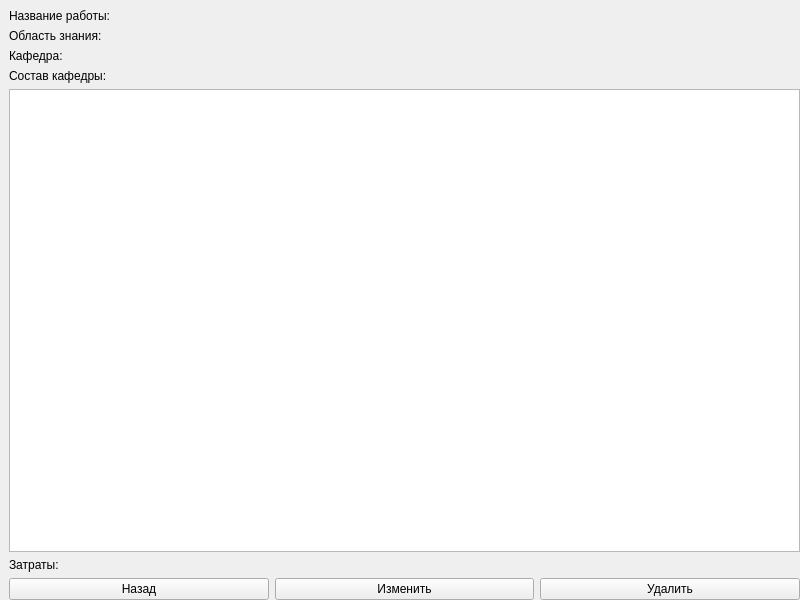
<?xml version="1.0" encoding="UTF-8"?>
<ui version="4.0">
 <class>moreWindow</class>
 <widget class="QMainWindow" name="moreWindow">
  <property name="geometry">
   <rect>
    <x>0</x>
    <y>0</y>
    <width>800</width>
    <height>600</height>
   </rect>
  </property>
  <property name="windowTitle">
   <string>Подробности</string>
  </property>
  <widget class="QWidget" name="centralwidget">
   <widget class="QWidget" name="verticalLayoutWidget">
    <property name="geometry">
     <rect>
      <x>9</x>
      <y>9</y>
      <width>791</width>
      <height>591</height>
     </rect>
    </property>
    <layout class="QVBoxLayout" name="verticalLayout">
     <item>
      <widget class="QLabel" name="worknameLabel">
       <property name="text">
        <string>Название работы:</string>
       </property>
      </widget>
     </item>
     <item>
      <widget class="QLabel" name="fieldLabel">
       <property name="text">
        <string>Область знания:</string>
       </property>
      </widget>
     </item>
     <item>
      <widget class="QLabel" name="cafedraLabel">
       <property name="text">
        <string>Кафедра:</string>
       </property>
      </widget>
     </item>
     <item>
      <widget class="QLabel" name="consistencyLabel">
       <property name="text">
        <string>Состав кафедры:</string>
       </property>
      </widget>
     </item>
     <item>
      <widget class="QTableWidget" name="consistencyTableWidget">
       <property name="selectionMode">
        <enum>QAbstractItemView::SingleSelection</enum>
       </property>
       <attribute name="horizontalHeaderCascadingSectionResizes">
        <bool>true</bool>
       </attribute>
       <attribute name="horizontalHeaderStretchLastSection">
        <bool>true</bool>
       </attribute>
      </widget>
     </item>
     <item>
      <widget class="QLabel" name="costLabel">
       <property name="text">
        <string>Затраты:</string>
       </property>
      </widget>
     </item>
     <item>
      <layout class="QHBoxLayout" name="horizontalLayout">
       <item>
        <widget class="QPushButton" name="backButton">
         <property name="text">
          <string>Назад</string>
         </property>
        </widget>
       </item>
       <item>
        <widget class="QPushButton" name="editButton">
         <property name="text">
          <string>Изменить</string>
         </property>
        </widget>
       </item>
       <item>
        <widget class="QPushButton" name="deleteButton">
         <property name="text">
          <string>Удалить</string>
         </property>
        </widget>
       </item>
      </layout>
     </item>
    </layout>
   </widget>
  </widget>
 </widget>
 <resources/>
 <connections/>
</ui>
